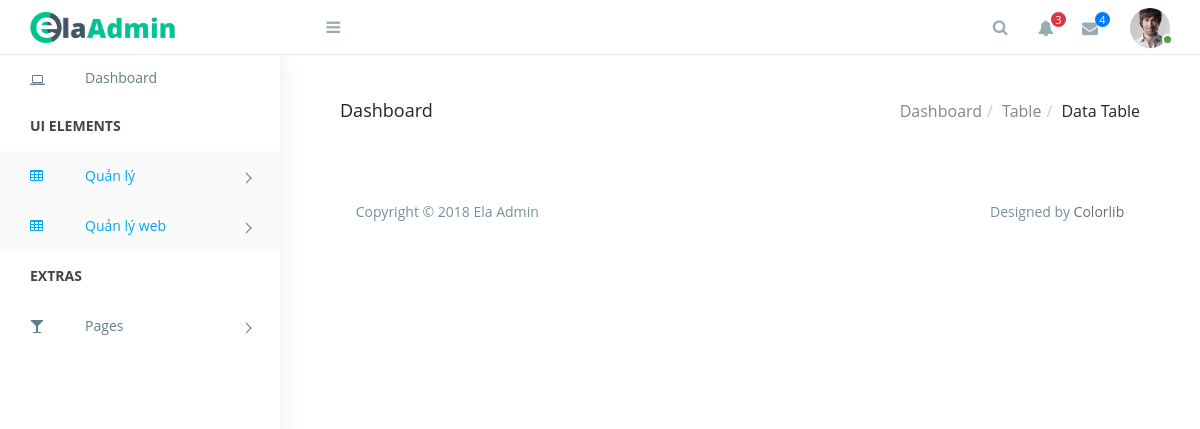
Page /dashboard/customer2.php on the earlier database version.
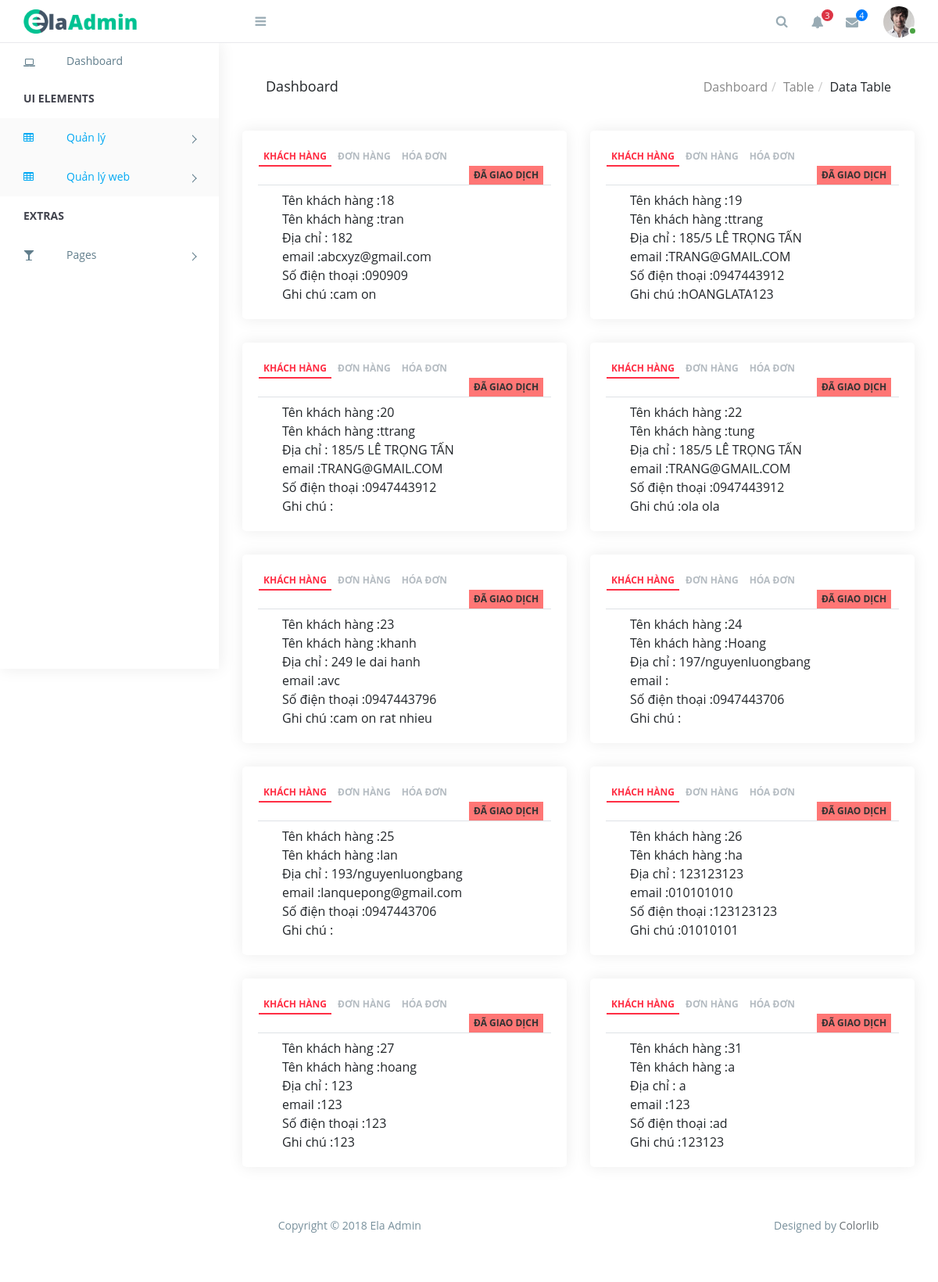
Same page on the later database version.
### tables this page shows
CREATE TABLE `transaction` (
  `transactionID` int(9) NOT NULL,
  `customerName` varchar(255) NOT NULL,
  `customerEmail` varchar(255) NOT NULL,
  `customerphone` int(13) NOT NULL,
  `customerAddress` varchar(255) NOT NULL,
  `amount` int(15) NOT NULL,
  `note` varchar(255) NOT NULL,
  `message` varchar(255) NOT NULL,
  `created` date NOT NULL,
  `transactioninfo` text NOT NULL,
  `status` varchar(255) NOT NULL
);

### config.php (called while the page is built, shortened)
<?php
class Connect{
	public $conn;
	function __construct($db){
			$this->username="root";
			$this->password="";
			$this->servername="localhost";
			$this->db=$db;
			$this->conn = mysqli_connect($this->servername,$this->username, $this->password,$this->db);
			mysqli_set_charset($this->conn,"utf8");
		}
	public function select($sql){
			$result = $this->conn->query($sql);
			if ($result->num_rows > 0) {
			   while($row = $result->fetch_assoc()){
					     $return[] = $row;
					}
					return $return;
				} else {
				    return 0;
				}
		}
}
 ?>

### dashboard/accepted.php (the view, shortened to what the changed rows need)
 <?php
include("../config.php");
$con = new Connect('cafepage');
        $sql = "SELECT `transactionID`, `customerName`, `customerEmail`, `customerphone`, `customerAddress`, `amount`, `note`, `message`, `created`, `transactioninfo`,`status` FROM `transaction` WHERE status ='Xác nhận giao dịch' ";
            $row = $con->select($sql);
            $output ="";
             if($row!=0){
                for($i = 0;$i<sizeof($row);$i++){
                    $arr = $row[$i]['transactioninfo'];
                    $arr = json_decode($arr, true);
                        $output .= ' <div class="col-md-6">
                            <div class="card">
                                <div class="card-body">
                                    <div class="custom-tab">
                                        <nav>
                                            <div class="nav nav-tabs" id="nav-tab" role="tablist">
                                                <a class="nav-item nav-link active" id="custom-nav-home-tab" data-toggle="tab" href="#custom-nav-profile'.$row[$i]['transactionID'].'" role="tab" aria-controls="custom-nav-home" aria-selected="true">Khách hàng</a>
                                                <a class="nav-item nav-link" id="custom-nav-profile-tab" data-toggle="tab" href="#custom-nav-product'.$row[$i]['transactionID'].'" role="tab" aria-controls="custom-nav-profile" aria-selected="false">Đơn hàng</a>
                                                 <a class="nav-item nav-link" id="custom-nav-profile-tab" data-toggle="tab" href="#custom-nav-bill'.$row[$i]['transactionID'].'" role="tab" aria-controls="custom-nav-profile" aria-selected="false">Hóa đơn</a>
                                                <a href="javascript:void(0)" id="ud'.$row[$i]['transactionID'].'" title="" style="margin-left:270px; background-color:#ff7675; color: #333;">Đã giao dịch</a>
                                            </div>
                                        </nav>
                                        <div class="tab-content pl-3 pt-2" id="nav-tabContent">
                                            <div class="tab-pane fade show active" id="custom-nav-profile'.$row[$i]['transactionID'].'" role="tabpanel" aria-labelledby="custom-nav-home-tab">
                                              <div class="col-md-12 text-left">Tên khách hàng :'.$row[$i]['transactionID'].'</div>
                                                <div class="col-md-12 text-left">Tên khách hàng :'.$arr[0]['name'].'</div>
                                                <div class="col-md-12 text-left">Địa chỉ : '.$arr[0]['address'].'</div>
                                                <div class="col-md-12 text-left">email :'.$arr[0]['email'].'</div>
                                                <div class="col-md-12 text-left">Số điện thoại :'.$arr[0]['phone'].'</div>
                                                <div class="col-md-12 text-left">Ghi chú :'.$arr[0]['message'].'</div>
                                            </div>
                                           <div class="tab-pane fade" id="custom-nav-product'.$row[$i]['transactionID'].'" role="tabpanel" aria-labelledby="custom-nav-profile-tab">
                                             <table class="table table-border">
                                        ';
                     for($j=1;$j<count($arr);$j++){
                        $output .= '            <tbody>
                                                       <tr>
                                                           <td>'.$arr[$j]['productname'].'</td>
                                                           <td>'.$arr[$j]['productquantity'].'</td>
                                                           <td>'.$arr[$j]['productsize'].'</td>
                                                       </tr>
                                                   </tbody>';
                    }
                    $output .= '</table>
                                            </div>
                                            <div class="tab-pane fade" id="custom-nav-bill'.$row[$i]['transactionID'].'" role="tabpanel" aria-labelledby="custom-nav-home-tab">
                                                <div class="col-md-12 text-left">Tổng tiền :'.$row[$i]['amount'].' đ</div>
                                                <div class="col-md-12 text-left">Thời gian thanh toán :'.$row[$i]['created'].'</div>
                                            </div>
                                        </div>
                                    </div>
                                </div>
                          </div>
                       </div>
                           ';
                }
                  echo $output;
            }
            ?>

Differences in the rows shown:
added transaction: transactionID "18", customerName "tran", customerAddress "182", customerEmail "abcxyz@gmail.com", transactioninfo "090909", message "cam on"
added transaction: transactionID "19", customerName "ttrang", customerAddress "185/5 LÊ TRỌNG TẤN", customerEmail "TRANG@GMAIL.COM", transactioninfo "0947443912", message "hOANGLATA123"
added transaction: transactionID "20", transactioninfo "ttrang", transactioninfo "185/5 LÊ TRỌNG TẤN", transactioninfo "TRANG@GMAIL.COM", transactioninfo "0947443912"
added transaction: transactionID "22", customerName "tung", customerAddress "185/5 LÊ TRỌNG TẤN", customerEmail "TRANG@GMAIL.COM", transactioninfo "0947443912", message "ola ola"
added transaction: transactionID "23", customerName "khanh", customerAddress "249 le dai hanh", customerEmail "avc", transactioninfo "0947443796", message "cam on rat nhieu"
added transaction: transactionID "24", customerName "Hoang", customerAddress "197/nguyenluongbang", transactioninfo "0947443706"
added transaction: transactionID "25", customerName "lan", customerAddress "193/nguyenluongbang", customerEmail "lanquepong@gmail.com", transactioninfo "0947443706"
added transaction: transactionID "26", customerName "ha", customerAddress "123123123", customerEmail "010101010", transactioninfo "123123123", message "01010101"
added transaction: transactionID "27", customerName "hoang", customerAddress "123", customerEmail "123", transactioninfo "123", message "123"
added transaction: transactionID "31", customerName "a", customerAddress "a", customerEmail "123", transactioninfo "ad", message "123123"
